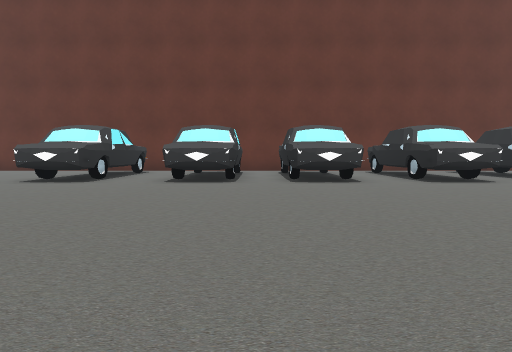
[1] (above)

24 first-person views from a walk through a scene from a Unity 3-D project. The camera is 0.64 m above the floor, tilts 4° down and sees 80° across. The floor is counted in squares, 1 m on a side. Each view is taken from the middle of a square. On the plan, view 1 faces up. The plan holds only what a view shows up to about 9 squares ahead; the rest is blank. The place goes on beyond the plan. The player character is not drawn.

[2]
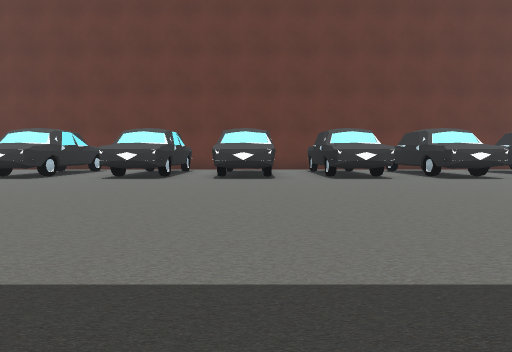

[3]
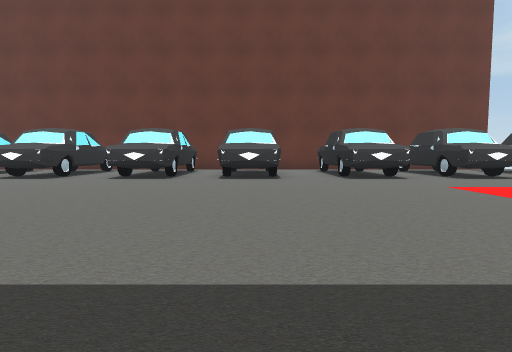

[4]
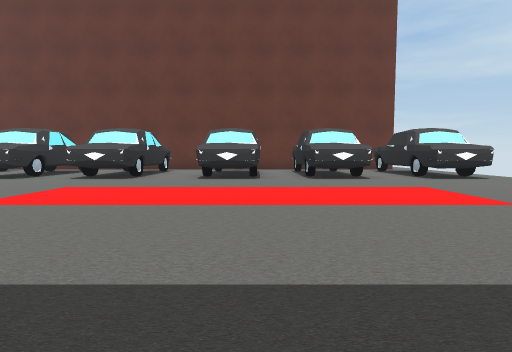

[5]
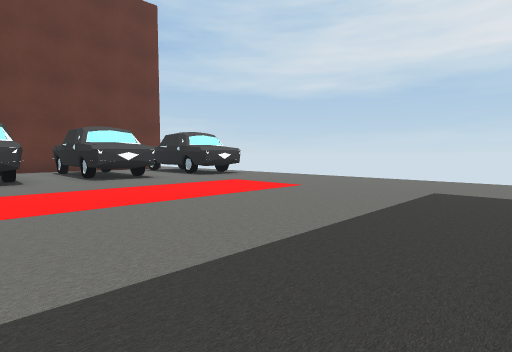

[6]
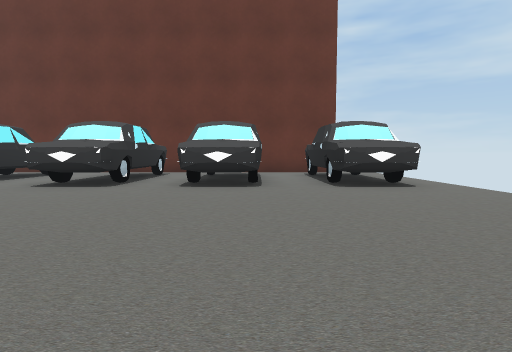

[7]
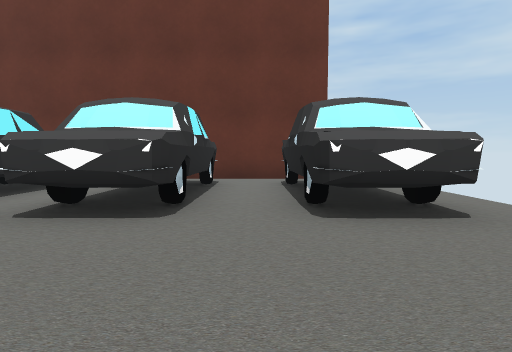

[8]
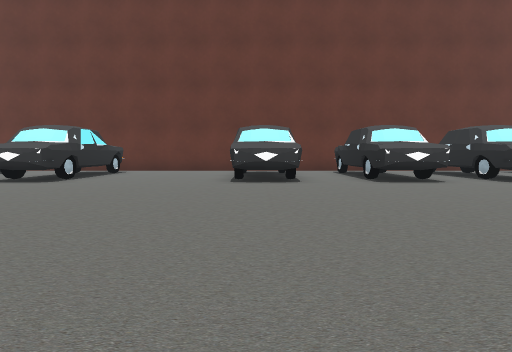

[9]
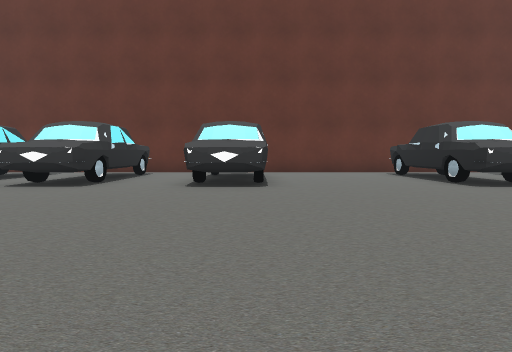

[10]
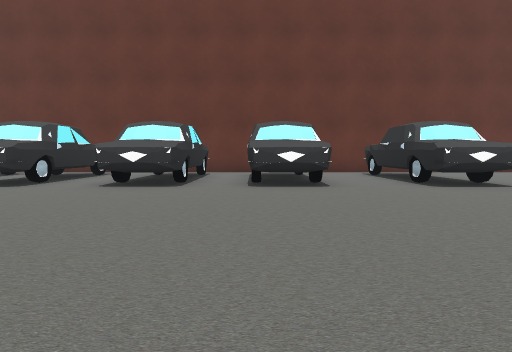

[11]
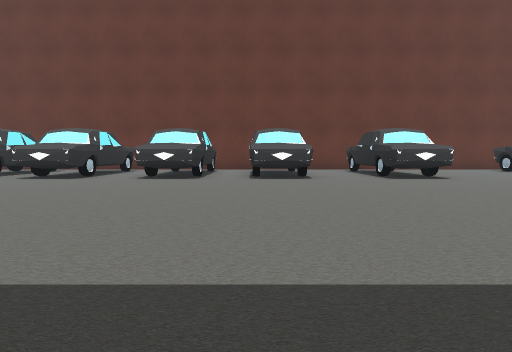

[12]
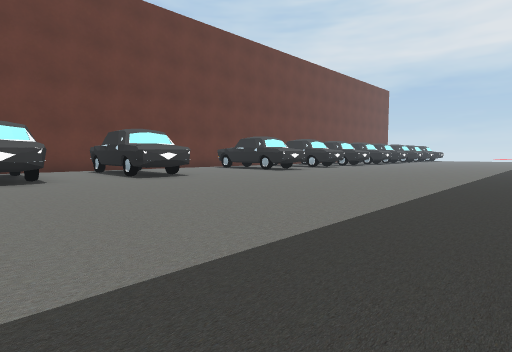

[13]
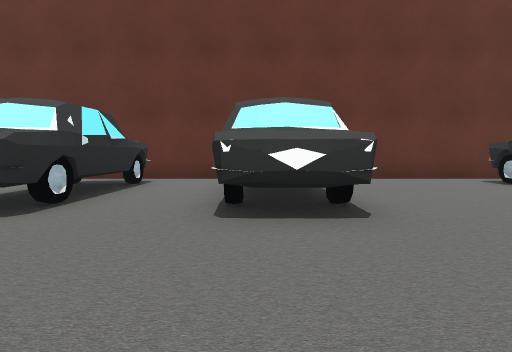

[14]
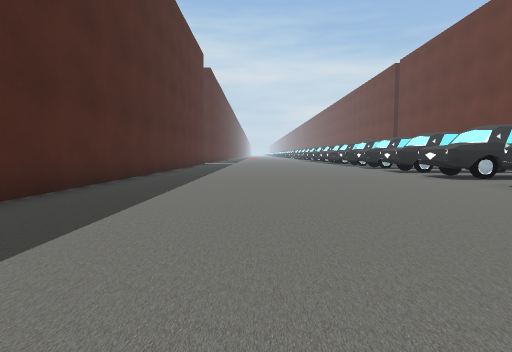

[15]
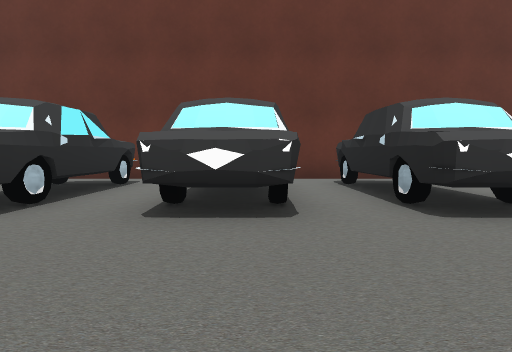

[16]
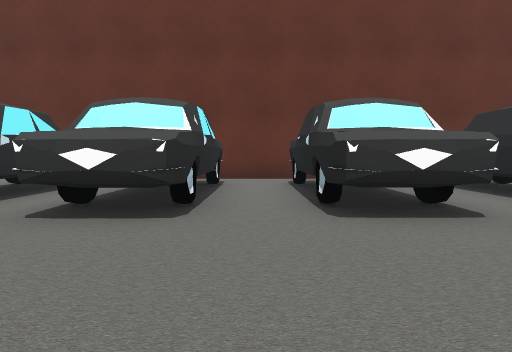

[17]
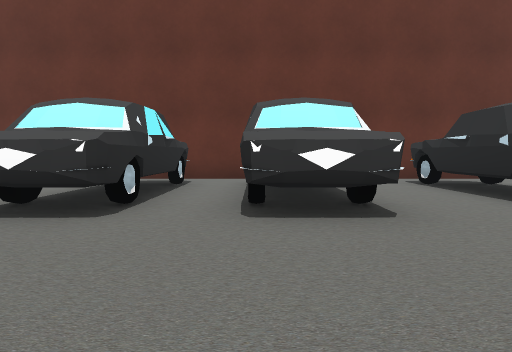

[18]
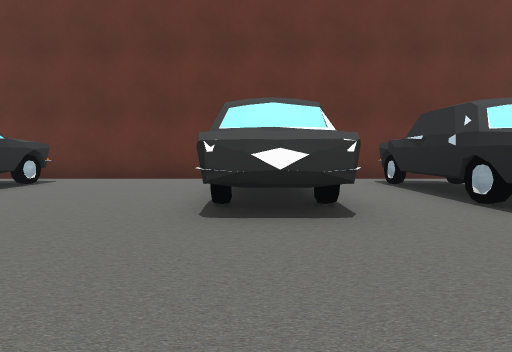

[19]
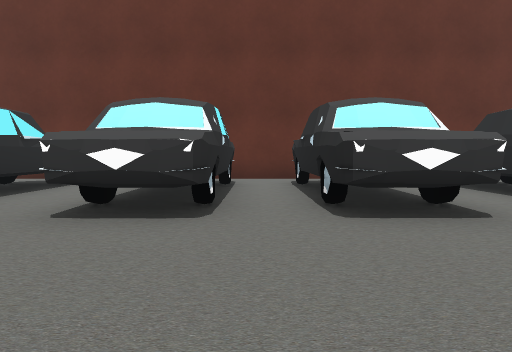

[20]
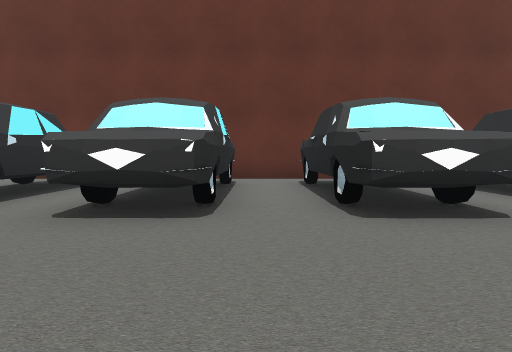

[21]
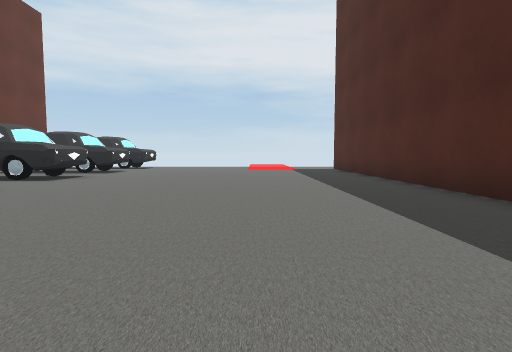

[22]
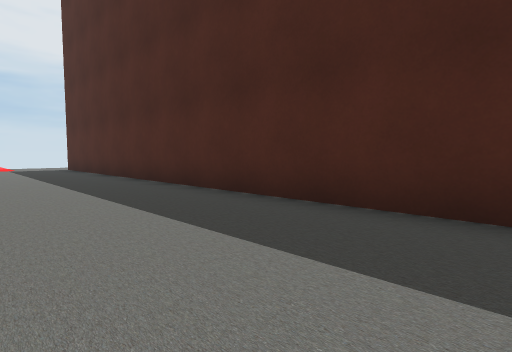

[23]
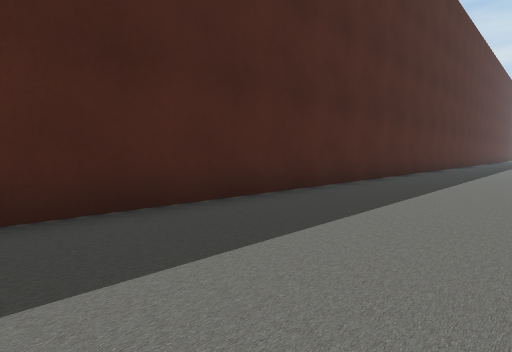

[24]
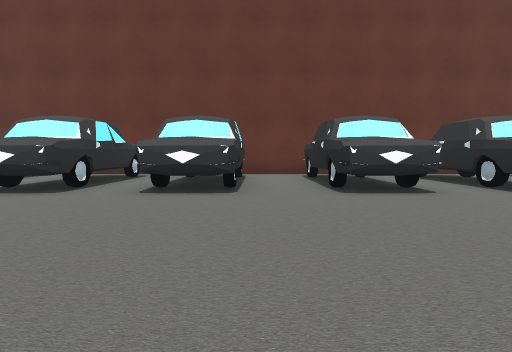

### Floor plan
Key: @ floor where view 1 was taken; # wall or solid block; . floor; ^ raised ledge; C car.
Columns run from 21 left of view 1 to 19 right of it. Each row starts with its distance up from view 1.
 12 #################  ########        ####
 11 CC.CC.CC..CC...CC .CC.CC.CCC  CCC   C.C
 10 CC.CC.CC..CC...CCC.CC.CC.CCCCCCCCCCCC.C
  9  C.CC.CC..CC...CCC.CC.CC.CCCCCCCCCCCC.C
  8 CC.CC.CC..CC...CCC.CC.CC.CCCCCCCCC.CC.CC.
  7 CC.CC.CC..CC....CC.CC.CC.CCCCCC.CC.CC.CC.
  6 .........................................
  5 .........................................
  4 ........................................
  3 .........................................
  2 ...............................^^^^^.....
  1 ................................^^^......
  0 .....................@...................
 -1 ............    ......................
 -2 ######          ##################

Where each view was taken, in squares from view 1:
view 1: 0 up, 0 right, facing up
view 2: 1 down, 2 right, facing up
view 3: 1 down, 8 right, facing up
view 4: 1 down, 12 right, facing up
view 5: 1 down, 11 right, facing up-right
view 6: 1 up, 15 right, facing up
view 7: 4 up, 16 right, facing up
view 8: 0 up, 5 left, facing up
view 9: 1 up, 10 left, facing up
view 10: 1 up, 15 left, facing up
view 11: 1 down, 15 left, facing up
view 12: 1 down, 15 left, facing up-right
view 13: 4 up, 11 left, facing up
view 14: 2 up, 12 left, facing left
view 15: 4 up, 17 left, facing up
view 16: 4 up, 19 left, facing up
view 17: 4 up, 15 left, facing up
view 18: 4 up, 5 left, facing up
view 19: 4 up, 0 right, facing up
view 20: 4 up, 3 right, facing up
view 21: 2 up, 3 right, facing right
view 22: 2 up, 2 right, facing down-right
view 23: 2 up, 4 right, facing down-left
view 24: 2 up, 9 right, facing up
